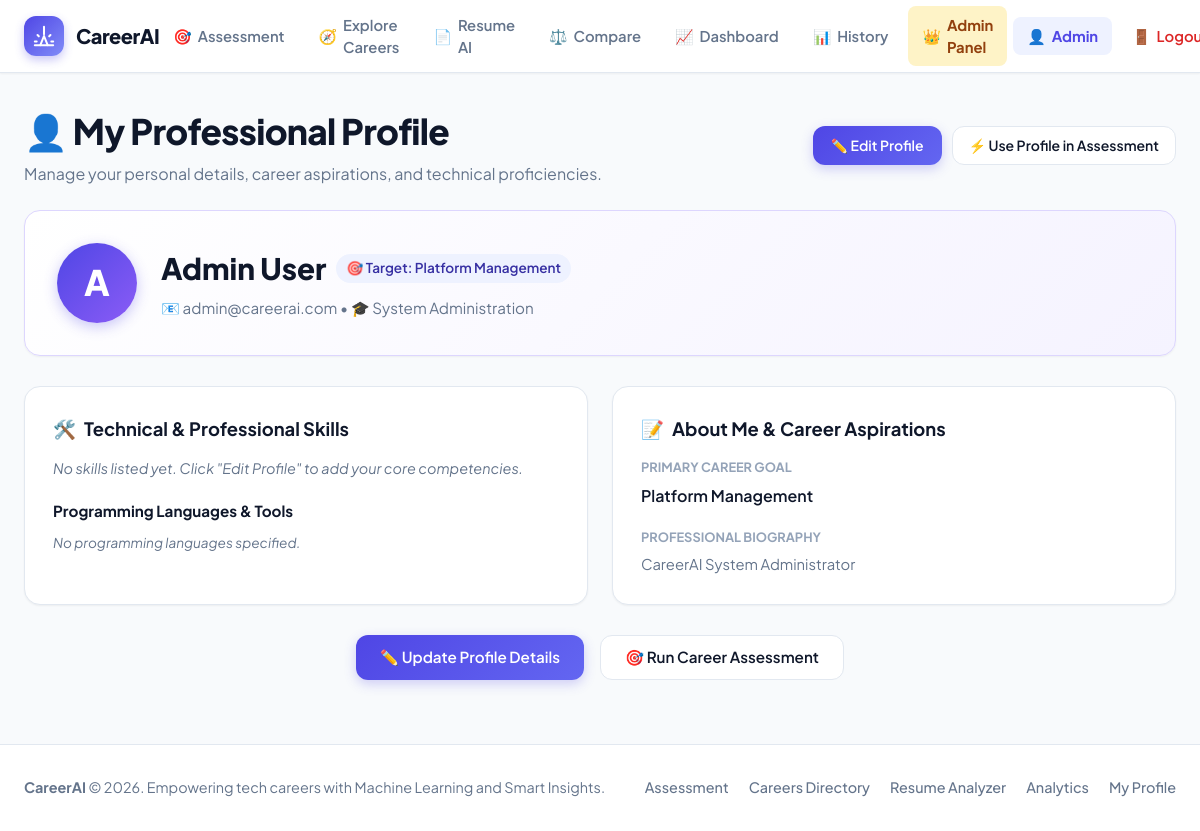
Screenshot of /profile (signed in) with the database file from the repository.
### tables this page shows
CREATE TABLE users (
        id INTEGER PRIMARY KEY AUTOINCREMENT,
        name TEXT NOT NULL,
        email TEXT UNIQUE NOT NULL,
        password_hash TEXT NOT NULL,
        role TEXT DEFAULT 'user',
        education TEXT DEFAULT '',
        skills TEXT DEFAULT '',
        languages TEXT DEFAULT '',
        career_goal TEXT DEFAULT '',
        about TEXT DEFAULT '',
        created_at TIMESTAMP DEFAULT CURRENT_TIMESTAMP
    );

### app.py (the view)
@app.route("/profile")
@login_required
def profile():
    connection = sqlite3.connect(DATABASE)
    connection.row_factory = sqlite3.Row
    try:
        cursor = connection.cursor()
        cursor.execute("SELECT * FROM users WHERE id = ?", (session["user_id"],))
        profile_data = cursor.fetchone()
    finally:
        connection.close()
    if not profile_data:
        flash("Profile not found. Please log in again.", "warning")
        return redirect(url_for("logout"))
    return render_template("profile.html", profile=profile_data)

### app.py (called while the page is built)
@app.context_processor
def inject_current_user():
    user_id = session.get("user_id")
    user_name = session.get("user_name")
    user_email = session.get("user_email")
    role = session.get("role", "user")
    return {
        "current_user": {
            "id": user_id,
            "name": user_name,
            "email": user_email,
            "role": role,
            "is_authenticated": bool(user_id),
            "is_admin": (role == "admin")
        }
    }

def login_required(view_func):
    @wraps(view_func)
    def decorated_view(*args, **kwargs):
        if not session.get("user_id"):
            flash("Please sign in to access your profile and history.", "info")
            return redirect(url_for("login", next=request.path))
        return view_func(*args, **kwargs)
    return decorated_view

### templates/profile.html (shortened to what this page needs)
{% extends "base.html" %}
{% block content %}
<div class="breadcrumb-bar">
    <div>
        <h1 style="font-size: 2.2rem; font-weight: 800; color: var(--text-main); letter-spacing: -0.02em;">👤 My Professional Profile</h1>
        <p style="color: var(--text-muted); margin-top: 4px;">Manage your personal details, career aspirations, and technical proficiencies.</p>
    </div>
    <div style="display: flex; gap: 10px;">
        <a href="/edit-profile" class="btn btn-primary" style="padding: 8px 18px; font-size: 0.875rem;">
            <span>✏️ Edit Profile</span>
        </a>
        <a href="/" class="btn btn-secondary" style="padding: 8px 16px; font-size: 0.875rem;">
            <span>⚡ Use Profile in Assessment</span>
        </a>
    </div>
</div>
<div class="card" style="margin-bottom: 30px; padding: 32px; background: linear-gradient(135deg, #ffffff, #f5f3ff); border-color: #ddd6fe;">
    <div style="display: flex; align-items: center; gap: 24px; flex-wrap: wrap;">
        <div style="width: 80px; height: 80px; border-radius: 999px; background: linear-gradient(135deg, var(--primary), #8b5cf6); color: white; display: flex; align-items: center; justify-content: center; font-size: 2.2rem; font-weight: 800; box-shadow: 0 4px 14px rgba(79, 70, 229, 0.3); flex-shrink: 0;">
            {% if profile and profile.name %}
                {{ profile.name[0]|upper }}
            {% else %}
                ?
            {% endif %}
        </div>
        <div style="flex: 1; min-width: 250px;">
            <div style="display: flex; align-items: center; gap: 10px; margin-bottom: 6px; flex-wrap: wrap;">
                <h2 style="font-size: 1.85rem; font-weight: 800; color: var(--text-main);">
                    {% if profile and profile.name %}{{ profile.name }}{% else %}Tech Aspirant{% endif %}
                </h2>
                {% if profile and profile.career_goal %}
                <span class="badge" style="background: var(--primary-light); color: var(--primary-text); font-size: 0.85rem;">
                    🎯 Target: {{ profile.career_goal }}
                </span>
                {% endif %}
            </div>
            <p style="color: var(--text-muted); font-size: 0.95rem;">
                {% if profile and profile.email %}📧 {{ profile.email }}{% else %}No email provided{% endif %}
                {% if profile and profile.education %} &bull; 🎓 {{ profile.education }}{% endif %}
            </p>
        </div>
    </div>
</div>
<div style="display: grid; grid-template-columns: repeat(auto-fit, minmax(320px, 1fr)); gap: 24px; margin-bottom: 30px;">
    <div class="card">
        <h3 style="font-size: 1.15rem; font-weight: 700; margin-bottom: 16px; color: var(--text-main); display: flex; align-items: center; gap: 8px;">
            <span>🛠️</span> Technical & Professional Skills
        </h3>
        {% if profile and profile.skills %}
            <div style="display: flex; flex-wrap: wrap; gap: 8px;">
                {% for skill in profile.skills.split(',') %}
                {% if skill.strip() %}
                <span class="badge badge-success" style="font-size: 0.85rem; padding: 6px 12px;">{{ skill.strip() }}</span>
                {% endif %}
                {% endfor %}
            </div>
        {% else %}
            <p style="color: var(--text-muted); font-size: 0.9rem; font-style: italic;">
                No skills listed yet. Click "Edit Profile" to add your core competencies.
            </p>
        {% endif %}
        <h4 style="font-size: 0.95rem; font-weight: 700; margin: 20px 0 10px; color: var(--text-main);">
            Programming Languages & Tools
        </h4>
        {% if profile and profile.languages %}
            <div style="display: flex; flex-wrap: wrap; gap: 6px;">
                {% for lang in profile.languages.split(',') %}
                {% if lang.strip() %}
                <span class="badge" style="background: var(--primary-light); color: var(--primary-text); font-size: 0.8rem;">{{ lang.strip() }}</span>
                {% endif %}
                {% endfor %}
            </div>
        {% else %}
            <p style="color: var(--text-muted); font-size: 0.85rem; font-style: italic;">
                No programming languages specified.
            </p>
        {% endif %}
    </div>
    <div class="card">
        <h3 style="font-size: 1.15rem; font-weight: 700; margin-bottom: 16px; color: var(--text-main); display: flex; align-items: center; gap: 8px;">
            <span>📝</span> About Me & Career Aspirations
        </h3>
        <div style="margin-bottom: 20px;">
            <div style="font-size: 0.8rem; font-weight: 700; color: var(--text-light); text-transform: uppercase; margin-bottom: 6px;">
                Primary Career Goal
            </div>
            <div style="font-size: 1rem; font-weight: 600; color: var(--text-main);">
                {% if profile and profile.career_goal %}
                    {{ profile.career_goal }}
                {% else %}
                    <span style="color: var(--text-muted); font-weight: 400; font-style: italic;">Not specified yet</span>
                {% endif %}
            </div>
        </div>
        <div>
            <div style="font-size: 0.8rem; font-weight: 700; color: var(--text-light); text-transform: uppercase; margin-bottom: 6px;">
                Professional Biography
            </div>
            <p style="font-size: 0.925rem; color: var(--text-muted); line-height: 1.6;">
                {% if profile and profile.about %}
                    {{ profile.about }}
                {% else %}
                    <span style="font-style: italic;">Tell recruiters and AI about your background, passion projects, and key accomplishments.</span>
                {% endif %}
            </p>
        </div>
    </div>
</div>
<div style="display: flex; justify-content: center; gap: 16px;">
    <a href="/edit-profile" class="btn btn-primary" style="padding: 10px 24px;">
        <span>✏️ Update Profile Details</span>
    </a>
    <a href="/" class="btn btn-secondary" style="padding: 10px 24px;">
        <span>🎯 Run Career Assessment</span>
    </a>
</div>
{% endblock %}

### templates/base.html (shortened to what this page needs)
<!DOCTYPE html>
<html lang="en">
<head>
</head>
<body>
    <nav class="navbar">
        <div class="nav-container">
            <a href="/" class="nav-brand">
                <div class="nav-brand-icon">
                </div>
                <span>CareerAI</span>
            </a>
            <div class="nav-links" id="navLinks">
                <a href="/" class="nav-item {% if request.path == '/' %}active{% endif %}">
                    <span>🎯</span> Assessment
                </a>
                <a href="/careers" class="nav-item {% if request.path == '/careers' %}active{% endif %}">
                    <span>🧭</span> Explore Careers
                </a>
                <a href="/resume" class="nav-item {% if '/resume' in request.path %}active{% endif %}">
                    <span>📄</span> Resume AI
                </a>
                <a href="/compare" class="nav-item {% if request.path == '/compare' %}active{% endif %}">
                    <span>⚖️</span> Compare
                </a>
                <a href="/dashboard" class="nav-item {% if request.path == '/dashboard' %}active{% endif %}">
                    <span>📈</span> Dashboard
                </a>
                <a href="/history" class="nav-item {% if request.path == '/history' %}active{% endif %}">
                    <span>📊</span> History
                </a>
                {% if current_user.is_admin %}
                <a href="/admin" class="nav-item {% if '/admin' in request.path %}active{% endif %}" style="background: #fef3c7; color: #92400e; font-weight: 700;">
                    <span>👑</span> Admin Panel
                </a>
                {% endif %}
                {% if current_user.is_authenticated %}
                <a href="/profile" class="nav-item {% if '/profile' in request.path %}active{% endif %}">
                    <span>👤</span> {{ current_user.name.split(' ')[0] if current_user.name else 'Profile' }}
                </a>
                <a href="/logout" class="nav-item" style="color: #dc2626;" title="Sign Out">
                    <span>🚪</span> Logout
                </a>
                {% endif %}
            </div>
        </div>
    </nav>
    <main class="main-content">
        {% block content %}{% endblock %}
    </main>
    <footer class="footer">
        <div class="footer-content">
            <div>
                <strong>CareerAI</strong> &copy; 2026. Empowering tech careers with Machine Learning and Smart Insights.
            </div>
            <div class="footer-links">
                <a href="/">Assessment</a>
                <a href="/careers">Careers Directory</a>
                <a href="/resume">Resume Analyzer</a>
                <a href="/dashboard">Analytics</a>
                <a href="/profile">My Profile</a>
            </div>
        </div>
    </footer>
</body>
</html>

### templates/base.html (style rules this page uses)
:root { --primary: #4f46e5; --primary-hover: #4338ca; --primary-light: #eef2ff; --primary-text: #3730a3; --secondary: #0ea5e9; --secondary-light: #f0f9ff; --success: #10b981; --success-light: #ecfdf5; --success-text: #065f46; --warning: #f59e0b; --warning-light: #fffbeb; --danger: #ef4444; --danger-light: #fef2f2; --bg-main: #f8fafc; --bg-card: #ffffff; --text-main: #0f172a; --text-muted: #64748b; --text-light: #94a3b8; --border: #e2e8f0; --border-hover: #cbd5e1; --shadow-sm: 0 1px 2px 0 rgba(0, 0, 0, 0.05); --shadow-md: 0 4px 6px -1px rgba(0, 0, 0, 0.08), 0 2px 4px -2px rgba(0, 0, 0, 0.04); --shadow-lg: 0 10px 15px -3px rgba(0, 0, 0, 0.08), 0 4px 6px -4px rgba(0, 0, 0, 0.04); --shadow-xl: 0 20px 25px -5px rgba(0, 0, 0, 0.08), 0 8px 10px -6px rgba(0, 0, 0, 0.04); --radius-sm: 8px; --radius-md: 12px; --radius-lg: 16px; --radius-xl: 24px; }
* { box-sizing: border-box; margin: 0; padding: 0; font-family: 'Plus Jakarta Sans', 'Inter', -apple-system, BlinkMacSystemFont, 'Segoe UI', Roboto, sans-serif; }
body { background-color: var(--bg-main); color: var(--text-main); min-height: 100vh; display: flex; flex-direction: column; line-height: 1.5; -webkit-font-smoothing: antialiased; }
.navbar { background: rgba(255, 255, 255, 0.95); backdrop-filter: blur(12px); -webkit-backdrop-filter: blur(12px); border-bottom: 1px solid var(--border); position: sticky; top: 0; z-index: 1000; box-shadow: var(--shadow-sm); }
.nav-container { max-width: 1200px; margin: 0 auto; padding: 0 24px; height: 72px; display: flex; align-items: center; justify-content: space-between; }
.nav-brand { display: flex; align-items: center; gap: 12px; text-decoration: none; color: var(--text-main); font-weight: 800; font-size: 1.25rem; letter-spacing: -0.025em; }
.nav-brand-icon { width: 40px; height: 40px; background: linear-gradient(135deg, var(--primary), #818cf8); border-radius: var(--radius-md); display: flex; align-items: center; justify-content: center; color: white; box-shadow: 0 4px 10px rgba(79, 70, 229, 0.3); }
.nav-links { display: flex; align-items: center; gap: 6px; }
.nav-item { text-decoration: none; color: var(--text-muted); font-size: 0.925rem; font-weight: 600; padding: 8px 14px; border-radius: var(--radius-sm); transition: all 0.2s ease; display: flex; align-items: center; gap: 6px; }
.nav-item.active { color: var(--primary); background: var(--primary-light); font-weight: 700; }
.main-content { flex: 1; width: 100%; max-width: 1200px; margin: 0 auto; padding: 32px 24px 64px; }
.card { background: var(--bg-card); border: 1px solid var(--border); border-radius: var(--radius-lg); padding: 28px; box-shadow: var(--shadow-sm); transition: all 0.25s ease; }
.btn { display: inline-flex; align-items: center; justify-content: center; gap: 8px; padding: 10px 20px; font-size: 0.95rem; font-weight: 600; border-radius: var(--radius-md); text-decoration: none; border: none; cursor: pointer; transition: all 0.2s ease; }
.btn-primary { background: linear-gradient(135deg, var(--primary), #6366f1); color: white; box-shadow: 0 4px 12px rgba(79, 70, 229, 0.25); }
.btn-secondary { background: white; color: var(--text-main); border: 1px solid var(--border); }
.badge { display: inline-flex; align-items: center; gap: 6px; padding: 4px 10px; font-size: 0.8rem; font-weight: 600; border-radius: 9999px; background: var(--primary-light); color: var(--primary-text); }
.breadcrumb-bar { display: flex; align-items: center; justify-content: space-between; margin-bottom: 24px; }
.footer { background: white; border-top: 1px solid var(--border); padding: 32px 24px; margin-top: auto; }
.footer-content { max-width: 1200px; margin: 0 auto; display: flex; align-items: center; justify-content: space-between; flex-wrap: wrap; gap: 16px; color: var(--text-muted); font-size: 0.9rem; }
.footer-links { display: flex; gap: 20px; }
.footer-links a { color: var(--text-muted); text-decoration: none; font-weight: 500; transition: color 0.2s ease; }

### rows the page displays
users: name "Admin", name "A", name "Admin User", career_goal "Platform Management", email "admin@careerai.com", education "System Administration", about "CareerAI System Administrator"
